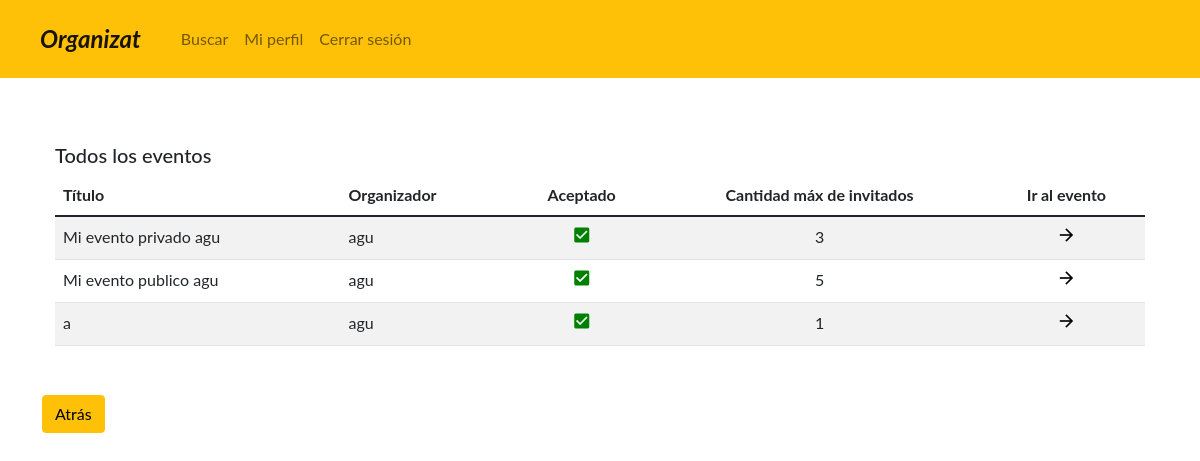
The page /profile/events/?page=2 (signed in) on the database its author committed.
### administrador/models.py (models this page shows, shortened)
class Invitation(models.Model):
    user = models.ForeignKey(User, on_delete=models.CASCADE, verbose_name="Integrate")
    event = models.ForeignKey(Event, on_delete=models.CASCADE, verbose_name="Evento")
    accepted_event = models.BooleanField(default=False, verbose_name="Aceptado")
    class Meta:
        verbose_name = 'Invitacion'
        verbose_name_plural = 'Invitaciones'

class Event(models.Model):
    name = models.CharField(max_length=40, blank=True, null=False, verbose_name='Nombre')
    owner = models.ForeignKey(User, on_delete=models.CASCADE, verbose_name="Organizador")
    description = models.TextField(max_length=255, blank=True, null=False, verbose_name='Descripcion')
    date_event_start = models.DateTimeField(default=datetime.today(), verbose_name='Fecha de alta del evento')
    date_event_end = models.DateTimeField(default=datetime.today(), verbose_name='Fecha de baja del evento')
    location = models.CharField(max_length=255, blank=True, null=False, verbose_name='Ubicación')
    event_link = models.URLField(max_length=200, verbose_name='Link')
    state = models.CharField(max_length=10, choices=STATES_EVENTO, verbose_name='Estado', null=True)
    max_guests = models.IntegerField(verbose_name='Capacidad máxima de invitados')
    visibility = models.CharField(max_length=14, choices=VISIBILITIES, verbose_name='Visibilidad')
    class Meta:
        verbose_name = 'Evento'
        verbose_name_plural = 'Eventos'

### administrador/views.py (the view)
def event_listing(request):
    event_list = Invitation.objects.filter(user_id=request.user.id)
    paginator = Paginator(event_list, 1)
    page_number = request.GET.get('page')
    page_obj = paginator.get_page(page_number)
    return render(request, 'invitations-by-profile.html', {'page_obj': page_obj,
                                                            'invitations': paginator.object_list})

### templates/invitations-by-profile.html
{% extends 'base.html' %}
{% block content %}
<div class="container py-3 my-3">
    <div class="container border border-white py-3 my-3">
            <p class="h5">Todos los eventos</p>
            <div class="table-responsive table-wrapper-scroll-y my-custom-scrollbar">
                <table class="table table-striped table-hover">
                    {% if invitations %}
                    <thead>
                    <tr>
                        <th>Título</th>
                        <th>Organizador</th>
                        <th class="text-center">Aceptado</th>
                        <th class="text-center">Cantidad máx de invitados</th>
                        <th class="text-center">Ir al evento</th>
                    </tr>
                    </thead>
                    <tbody>
                    {% for invitation in invitations %}
                        <tr>
                            <td>{{invitation.event.name}}</td>
                            <td>{{invitation.user.username}}</td>
                            {% if invitation.accepted_event %}
                                <td class="text-center">
                                    <a class="text-decoration-none text-black" href="{% url 'event_down' request.user.id invitation.event.event_link %}">
                                        <i class="material-icons" style="font-size:20px;color:green">check_box</i>
                                    </a>
                                </td>
                            {% else %}
                                <td class="text-center">
                                    <a class="text-decoration-none text-black" href="{% url 'event_up' request.user.id invitation.event.event_link %}">
                                        <i class="material-icons" style="font-size:20px;color:red">indeterminate_check_box</i>
                                    </a>
                                </td>
                            {% endif %}
                            <td class="text-center">{{invitation.event.max_guests}}</td>
                            <td class="text-center">
                                <a class="text-decoration-none text-black" href="{% url 'event' invitation.event.event_link %}">
                                    <i class="material-icons" style="font-size:20px">arrow_forward</i>
                                </a>
                            </td>
                        </tr>
                    {% endfor %}
                    </tbody>
                    {% else %}
                    <thead>
                        <tr>
                            <th>No existen invitaciones a eventos registrados</th>
                        </tr>
                    </thead>
                    {% endif %}
                </table>
            </div>
        </div>
    <a href="{% url 'profile' request.user.id %}">
           <button type="button" class="btn btn-warning">Atrás</button>
       </a>
</div>
{% endblock %}

### static/css/styles.css (style rules this page uses)
body { font-family: "Lato", sans-serif; }

### rows shown on the page
Invitation: event.name "Mi evento privado agu", user.username "agu", accepted_event True (drawn), event.max_guests "3"
Invitation: event.name "Mi evento publico agu", user.username "agu", accepted_event True (drawn), event.max_guests "5"
Invitation: event.name "a", user.username "agu", accepted_event True (drawn), event.max_guests "1"
